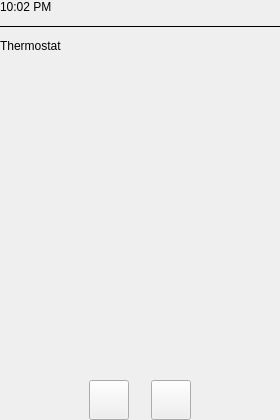
<?xml version="1.0" encoding="UTF-8"?>
<ui version="4.0">
 <class>ThermostatPanel</class>
 <widget class="QWidget" name="ThermostatPanel">
  <property name="geometry"><rect><x>0</x><y>0</y><width>280</width><height>420</height></rect></property>
  <layout class="QVBoxLayout" name="thermoRoot">
   <property name="leftMargin"><number>0</number></property><property name="topMargin"><number>0</number></property>
   <property name="rightMargin"><number>0</number></property><property name="bottomMargin"><number>0</number></property>
   <property name="spacing"><number>12</number></property>
   <item>
    <widget class="QLabel" name="clockLabel">
     <property name="text"><string>10:02 PM</string></property>
     <property name="role" stdset="0"><string>clock</string></property>
    </widget>
   </item>
   <item>
    <widget class="QFrame" name="clockDivider">
     <property name="frameShape"><enum>QFrame::HLine</enum></property>
     <property name="maximumSize"><size><width>16777215</width><height>1</height></size></property>
    </widget>
   </item>
   <item>
    <layout class="QHBoxLayout" name="thermoHeader">
     <item>
      <widget class="QLabel" name="thermoTitle">
       <property name="text"><string>Thermostat</string></property>
       <property name="role" stdset="0"><string>cardTitle</string></property>
      </widget>
     </item>
     <item>
      <spacer name="thermoHeaderSpacer">
       <property name="orientation"><enum>Qt::Horizontal</enum></property>
       <property name="sizeHint" stdset="0"><size><width>10</width><height>10</height></size></property>
      </spacer>
     </item>
     <item>
      <widget class="QCustomSwitch" name="thermoSwitch">
       <property name="checked" stdset="0"><bool>true</bool></property>
       <property name="sizeVariant" stdset="0"><string>sm</string></property>
      </widget>
     </item>
    </layout>
   </item>
   <item>
    <widget class="QCustomRadialGauge" name="thermoGauge">
     <property name="sizePolicy"><sizepolicy hsizetype="Expanding" vsizetype="Expanding"><horstretch>0</horstretch><verstretch>1</verstretch></sizepolicy></property>
     <property name="minimumSize"><size><width>190</width><height>190</height></size></property>
     <property name="minimum" stdset="0"><double>40.0</double></property>
     <property name="maximum" stdset="0"><double>90.0</double></property>
     <property name="value" stdset="0"><double>64.0</double></property>
     <property name="startAngle" stdset="0"><double>225.0</double></property>
     <property name="spanAngle" stdset="0"><double>-270.0</double></property>
     <property name="arcWidth" stdset="0"><number>12</number></property>
     <property name="zonesCsv" stdset="0"><string/></property>
     <property name="showNeedle" stdset="0"><bool>false</bool></property>
     <property name="showHandle" stdset="0"><bool>true</bool></property>
     <property name="showGuide" stdset="0"><bool>false</bool></property>
     <property name="showScaleLabels" stdset="0"><bool>false</bool></property>
     <property name="showTicks" stdset="0"><bool>false</bool></property>
     <property name="roundedCaps" stdset="0"><bool>true</bool></property>
     <property name="centerText" stdset="0"><string>64</string></property>
     <property name="centerSuffix" stdset="0"><string>°</string></property>
     <property name="statusText" stdset="0"><string>(°Fahrenheit)</string></property>
     <property name="animated" stdset="0"><bool>true</bool></property>
    </widget>
   </item>
   <item>
    <layout class="QHBoxLayout" name="thermoAdjustRow">
     <property name="spacing"><number>22</number></property>
     <item>
      <spacer name="adjLeft"><property name="orientation"><enum>Qt::Horizontal</enum></property><property name="sizeHint" stdset="0"><size><width>10</width><height>10</height></size></property></spacer>
     </item>
     <item>
      <widget class="QCustomQPushButton" name="thermoMinus">
       <property name="minimumSize"><size><width>40</width><height>40</height></size></property>
       <property name="maximumSize"><size><width>40</width><height>40</height></size></property>
       <property name="iconSize"><size><width>16</width><height>16</height></size></property>
       <property name="iconName" stdset="0"><string>feather/minus</string></property>
       <property name="role" stdset="0"><string>roundBtn</string></property>
      </widget>
     </item>
     <item>
      <widget class="QCustomQPushButton" name="thermoPlus">
       <property name="minimumSize"><size><width>40</width><height>40</height></size></property>
       <property name="maximumSize"><size><width>40</width><height>40</height></size></property>
       <property name="iconSize"><size><width>16</width><height>16</height></size></property>
       <property name="iconName" stdset="0"><string>feather/plus</string></property>
       <property name="role" stdset="0"><string>roundBtn</string></property>
      </widget>
     </item>
     <item>
      <spacer name="adjRight"><property name="orientation"><enum>Qt::Horizontal</enum></property><property name="sizeHint" stdset="0"><size><width>10</width><height>10</height></size></property></spacer>
     </item>
    </layout>
   </item>
  </layout>
 </widget>
 <customwidgets>
  <customwidget><class>QCustomSwitch</class><extends>QWidget</extends><header>Custom_Widgets.QCustomSwitch</header><container>0</container></customwidget>
  <customwidget><class>QCustomRadialGauge</class><extends>QWidget</extends><header>Custom_Widgets.QCustomRadialGauge</header><container>0</container></customwidget>
  <customwidget><class>QCustomQPushButton</class><extends>QPushButton</extends><header>Custom_Widgets.QCustomQPushButton</header><container>0</container></customwidget>
 </customwidgets>
 <connections/>
</ui>
